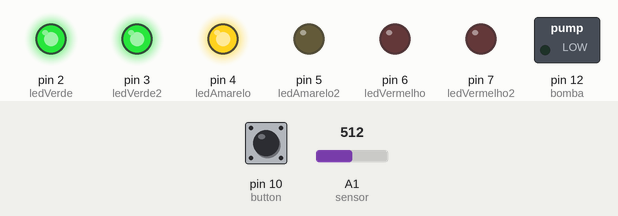
Simulated run of this sketch. Board: Arduino Uno, built with avr-gcc and run on an emulated ATmega328P. Shown: switched loads named in the sketch (green lamp = pin HIGH), output pins drawn as LEDs (lit = HIGH). Inputs (shaded band) come from the test bench; at power-on: A1 (sensor) = 512, pin 10 (button) LOW.

Above: at 1.2 s.
1.3 s: A1 (sensor) set to 584
2.8 s: A1 (sensor) set to 612
At 3.9 s:
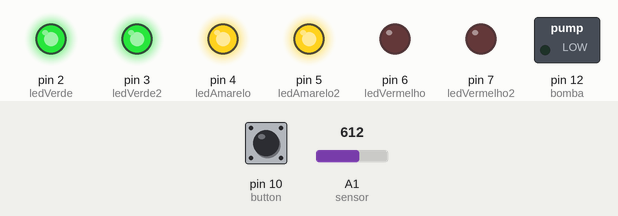
4.3 s: pin 10 (button) pulled HIGH for 0.15 s
At 5.0 s:
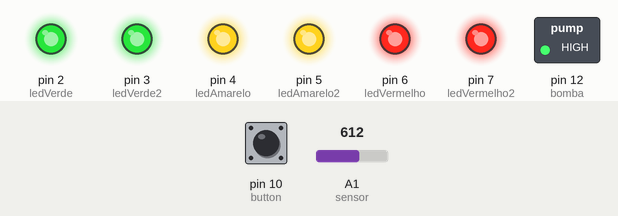
7.4 s: A1 (sensor) set to 590
At 8.6 s:
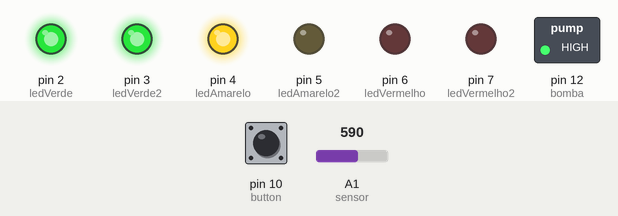
8.9 s: A1 (sensor) set to 418
10.4 s: A1 (sensor) set to 390
At 10.9 s:
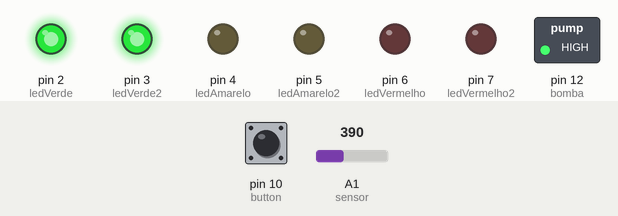
Timing chart, 0 to 12.9 s (numbered marks = the images above; inputs shaded):
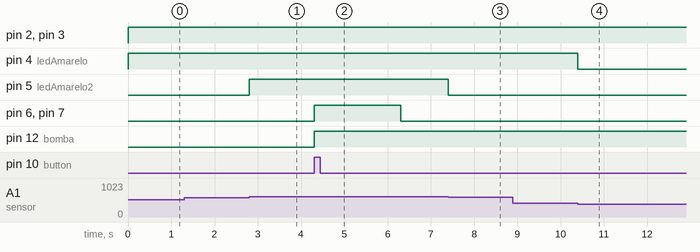

The sketch:

code.ino
```cpp
 int ledVerde = 2; //Definindo os pinos dos Leds
 int ledVerde2 = 3;
 int ledAmarelo = 4;
 int ledAmarelo2 = 5;
 int ledVermelho = 6;
 int ledVermelho2 = 7;
 int bomba = 12; //Definindo o pino da bomba d'agua
 int button = 10; //Definindo o pino do push button
 int sensor = A1; //Definindo o pino do sensor de umidade do solo


int buttonValor = 0;
int sensorValor = 0;

void setup() {
  // put your setup code here, to run once:

    pinMode(ledVerde, OUTPUT); //Definindo os pinos led como saida(OUTPUT)
    pinMode(ledVerde2, OUTPUT);
    pinMode(ledAmarelo, OUTPUT);
    pinMode(ledAmarelo2, OUTPUT);
    pinMode(ledVermelho, OUTPUT);
    pinMode(ledVermelho2, OUTPUT);
    pinMode(bomba, OUTPUT); //Definindo o pino da bomba d'agua como saida(OUTPUT)
    pinMode(button, INPUT); //Definindo o pino do push button como entrada(INPUT)
    pinMode(sensor, INPUT); //Definindo o pino do sensor de umidade como entrada(INPUT)

}

void loop() {
  // put your main code here, to run repeatedly:

    buttonValor = digitalRead(button);
    sensorValor = analogRead(sensor);

      if(sensorValor <= 200){

    digitalWrite(ledVerde, HIGH);
    digitalWrite(ledVerde2, LOW);
    digitalWrite(ledAmarelo, LOW);
    digitalWrite(ledAmarelo2, LOW);
    digitalWrite(ledVermelho, LOW);
    digitalWrite(ledVermelho2, LOW);
  }

      if(sensorValor > 200 && sensorValor < 400){

    digitalWrite(ledVerde, HIGH);
    digitalWrite(ledVerde2, HIGH);
    digitalWrite(ledAmarelo, LOW);
    digitalWrite(ledAmarelo2, LOW);
    digitalWrite(ledVermelho, LOW);
    digitalWrite(ledVermelho2, LOW);
  }

      if(sensorValor > 400 && sensorValor < 600){

    digitalWrite(ledVerde, HIGH);
    digitalWrite(ledVerde2, HIGH);
    digitalWrite(ledAmarelo, HIGH);
    digitalWrite(ledAmarelo2, LOW);
    digitalWrite(ledVermelho, LOW);
    digitalWrite(ledVermelho2, LOW);
  }

      if(sensorValor > 600 && sensorValor < 800){

    digitalWrite(ledVerde, HIGH);
    digitalWrite(ledVerde2, HIGH);
    digitalWrite(ledAmarelo, HIGH);
    digitalWrite(ledAmarelo2, HIGH);
    digitalWrite(ledVermelho, LOW);
    digitalWrite(ledVermelho2, LOW);
  }

      if(sensorValor > 800 && sensorValor < 911){

    digitalWrite(ledVerde, HIGH);
    digitalWrite(ledVerde2, HIGH);
    digitalWrite(ledAmarelo, HIGH);
    digitalWrite(ledAmarelo2, HIGH);
    digitalWrite(ledVermelho, HIGH);
    digitalWrite(ledVermelho2, LOW);

    digitalWrite(bomba, HIGH);
    delay(2000);
  }

     if(sensorValor > 911 && sensorValor <= 1023){

    digitalWrite(ledVerde, HIGH);
    digitalWrite(ledVerde2, HIGH);
    digitalWrite(ledAmarelo, HIGH);
    digitalWrite(ledAmarelo2, HIGH);
    digitalWrite(ledVermelho, HIGH);
    digitalWrite(ledVermelho2, HIGH);

    digitalWrite(bomba, HIGH);
    delay(2000);
  }

    if(buttonValor == 1){

    digitalWrite(bomba, HIGH);

    digitalWrite(ledVerde, HIGH);
    digitalWrite(ledVerde2, HIGH);
    digitalWrite(ledAmarelo, HIGH);
    digitalWrite(ledAmarelo2, HIGH);
    digitalWrite(ledVermelho, HIGH);
    digitalWrite(ledVermelho2, HIGH);
    delay(2000);
  }
}
```

Measured:
- the behaviour switches between 600 and 601 on A1 (sensor) (found by bisection; images 0 and 1)
- the behaviour switches between 400 and 399 on A1 (sensor) (found by bisection; images 3 and 4)
- after the input at 1.3 s, every drawn part: stays the same
- after the input at 2.8 s, pin 5 (ledAmarelo2): LOW → HIGH at once
- after the input at 4.3 s, pin 6 (ledVermelho), pin 7 (ledVermelho2): LOW → HIGH at once, → LOW 2.0 s later; pin 12 (bomba): LOW → HIGH at once
- after the input at 7.4 s, pin 5 (ledAmarelo2): HIGH → LOW at once
- after the input at 8.9 s, every drawn part: stays the same
- after the input at 10.4 s, pin 4 (ledAmarelo): HIGH → LOW at once
